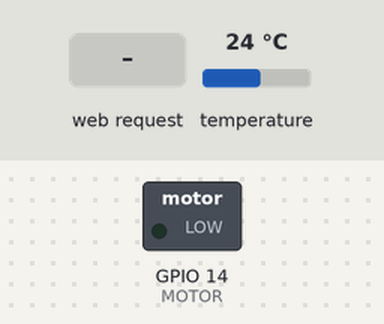
A sketch run on a simulated ESP8266 (NodeMCU). On the bench: switched loads named in the sketch (green lamp = pin HIGH). The test bench sets the inputs (shaded band); at power-on: temperature 24 °C. WiFi joins after 1.5 s; servers stay silent unless stated; what the sketch prints to the serial monitor is not drawn.

Above: at 2.7 s.
2.8 s: HTTP request GET /H received
At 3.6 s:
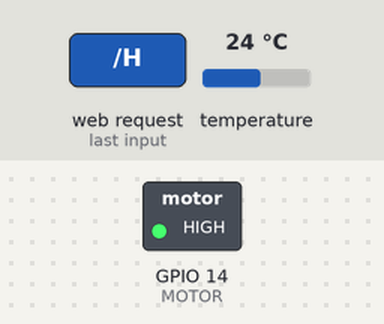
Timing chart, 0 to 5.8 s (numbered marks = the images above; inputs shaded):
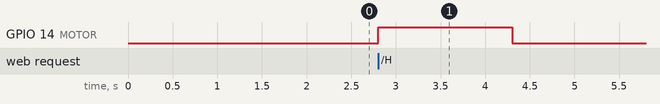

Measured:
- after the input at 2.8 s, GPIO 14 (MOTOR): LOW → HIGH at once, → LOW 1.5 s later

The sketch:

alimentador_peixes.ino
```cpp
#include <Wire.h>
#include <OneWire.h>
#include <DallasTemperature.h>
#include <ESP8266WiFi.h>

const char* ssid = "*******"; //Aqui você deve passar como valor o nome da sua rede wifi
const char* password = "*******"; // Aqui você deve passar como valor a senha da sua rede wifi
int MOTOR = 14;
int SENSOR = 13;
int timeStartAutomatic = 0;

OneWire onewire(SENSOR);
DallasTemperature sensors(&onewire);


WiFiServer server(80);

void setup() {
  pinMode(MOTOR,OUTPUT);
  sensors.begin();
  Serial.begin(115200);


  Serial.println();
  Serial.print("Conectando-se a ");
  Serial.println(ssid);
  WiFi.begin(ssid, password);

  while (WiFi.status() != WL_CONNECTED) {
    delay(500);
    Serial.print(".");
  }

  Serial.println("");
  Serial.println("WiFi conectada.");
  Serial.println("Endereço de IP: ");
  Serial.println(WiFi.localIP());

  server.begin();
}

void loop() {
  timeStartAutomatic++;

  startEngineAutomatic(timeStartAutomatic);

  WiFiClient client = server.available();
  if (client) {
    Serial.println("New Client.");
    String currentLine = "";
    while (client.connected()) {
      if (client.available()) {
        char c = client.read();
        Serial.write(c);
        if (c == '\n') {
          if (currentLine.length() == 0) {
            client.println("HTTP/1.1 200 OK");
            client.println("Content-type:text/html");
            client.println();

            client.println("<!DOCTYPE html><html lang=\"en\"><head><meta charset=\"UTF-8\"><meta http-equiv=\"X-UA-Compatible\" content=\"IE=edge\"><meta name=\"viewport\" content=\"width=device-width, initial-scale=1.0\"><title>Alimentador para peixes</title>");
            client.println("<style>*{margin: 0; padding: 0;} header{ width: 100%; height: 90px; background-color: darkcyan; position: fixed; z-index: 9999;} header p{color: white; text-decoration: none; font-family: 'Barlow', sans-serif; font-size: 1.2em; text-align: center; margin-top: 30px;}");
            client.println(" #media{ width: 35px; border: 1px solid gray; background:white; margin-top:300px; position: fixed; z-index: 9999999;} .container {width: 100vw; height: 100vh; background: #cfe7fa; display: flex; flex-direction: row; justify-content: center; align-items: center;}");
            client.println(" .box {margin-top: 70px; width: 49vw; height: 49vh; background: #fff; border-radius: 5px;} .box p{font-family: 'Barlow', sans-serif; font-size:0.9em; padding: 15px;} .box button{border-radius:3px;font-family: 'Barlow', sans-serif;cursor:pointer;background-color: darkcyan;padding: 5px 15px;border-radius: 5px; font-weight:bold;font-size:0.9em;color: white;margin:15px}");
            client.println("</style></head><body><header><p>Bem Vindo ao Alimentor de Peixes</p></header><div class=\"container\"><div class=\"box\"><p>Temperatura da Água: ");
            client.println(sensors.getTempCByIndex(0));
            client.println(" Cº</p><a href=\"/H\"><button>Acionar Motor</button></a></div></div></body></html>");

            client.println();
            break;
          } else {
            currentLine = "";
          }
        } else if (c != '\r') {
          currentLine += c;
        }
        if (currentLine.endsWith("GET /H")) {
          startEngine();
        }
      }
    }
    client.stop();
    Serial.println("Client Disconnected.");
  }
}

void startEngine(){
  digitalWrite(MOTOR,1);
  delay(1500);
  digitalWrite(MOTOR,0);
}

void startEngineAutomatic(int timeToStart){
  if(timeToStart == 28800000){//esse valor corresponde a 8 horas em milisegundos
    startEngine();
  }
}
```
